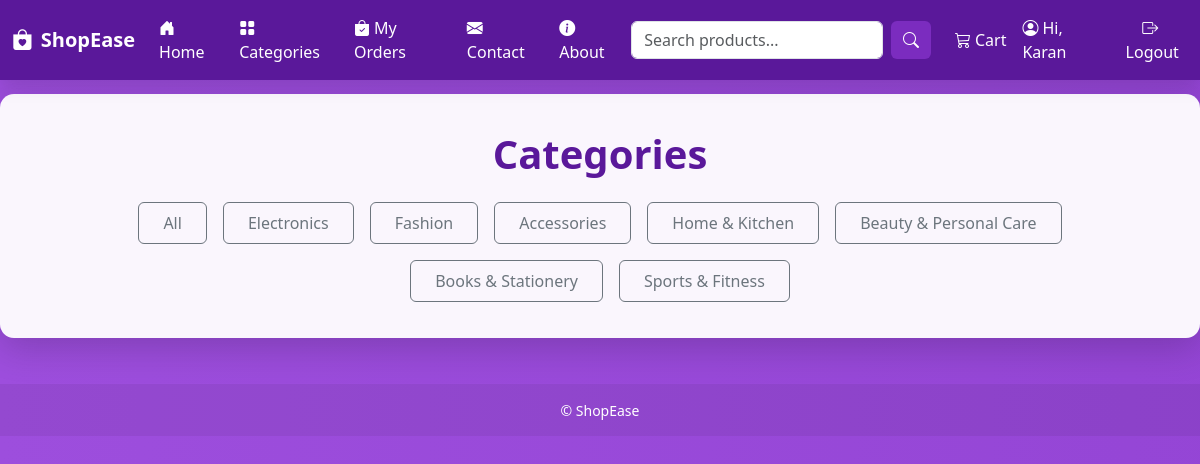
The page /categories/ (signed in) on the database its author committed.
### store/models.py (models this page shows, shortened)
class Category(models.Model):
    name = models.CharField(max_length=100)

### store/views.py (the view)
# urls.py: path('categories/', views.category_list, name='categories'),
def category_list(request):
    categories = Category.objects.all()
    return render(request, 'store/categories.html', {'categories': categories})

### store/context_processors.py (called while the page is built)
def categories_processor(request):
    return {'categories': Category.objects.all()}

### templates/store/categories.html (shortened to what this page needs)
{% extends "base.html" %}
{% block content %}
<div class="text-center mb-4">
  <h1 class="fw-bold" style="color: var(--purple-3);">Categories</h1>
</div>
<div class="d-flex flex-wrap justify-content-center gap-3">
  <a href="{% url 'store:product_list' %}" class="btn btn-outline-secondary px-4 py-2">
    All
  </a>
  {% for category in categories %}
    <a href="{% url 'store:products_by_category' category.id %}" class="btn btn-outline-secondary px-4 py-2">
      {{ category.name }}
    </a>
  {% empty %}
    <p class="text-muted">No categories available.</p>
  {% endfor %}
</div>
{% endblock %}

### templates/base.html (shortened to what this page needs)
{% load static %}
<!DOCTYPE html>
<html lang="en">
<head>
  <link href="https://cdn.jsdelivr.net/npm/bootstrap@5.3.0/dist/css/bootstrap.min.css" rel="stylesheet">
  <link rel="stylesheet" href="https://cdn.jsdelivr.net/npm/bootstrap-icons@1.11.3/font/bootstrap-icons.css">
</head>
<body>
  <nav class="navbar navbar-expand-lg fixed-top">
    <div class="container-fluid">
      <a class="navbar-brand fw-bold d-flex align-items-center gap-2" href="{% url 'store:product_list' %}">
        <i class="bi bi-bag-heart-fill"></i>
        ShopEase
      </a>
      <div class="collapse navbar-collapse" id="navbarNav">
        <ul class="navbar-nav me-auto mb-2 mb-lg-0">
          <li class="nav-item"><a class="nav-link" href="{% url 'store:product_list' %}"><i class="bi bi-house-door-fill me-1"></i>Home</a></li>
          <li class="nav-item"><a class="nav-link" href="{% url 'store:categories' %}"><i class="bi bi-grid-fill me-1"></i>Categories</a></li>
          <li class="nav-item"><a class="nav-link" href="{% url 'store:my_orders' %}"><i class="bi bi-bag-check-fill me-1"></i>My Orders</a></li>
          <li class="nav-item"><a class="nav-link" href="{% url 'store:contact' %}"><i class="bi bi-envelope-fill me-1"></i>Contact</a></li>
          <li class="nav-item"><a class="nav-link" href="{% url 'store:about' %}"><i class="bi bi-info-circle-fill me-1"></i>About</a></li>
        </ul>
        <form class="d-flex me-3" method="GET" action="{% url 'store:search' %}">
          <input class="form-control me-2" name="q" type="search" placeholder="Search products...">
          <button class="btn btn-purple" type="submit"><i class="bi bi-search"></i></button>
        </form>
        <ul class="navbar-nav d-flex align-items-center">
          <li class="nav-item">
            <a class="nav-link d-flex align-items-center gap-1" href="{% url 'store:cart' %}">
              <i class="bi bi-cart3"></i>
              Cart {% if request.session.cart %}({{ request.session.cart|length }}){% endif %}
            </a>
          </li>
          {% if user.is_authenticated %}
            <li class="nav-item"><span class="nav-link"><i class="bi bi-person-circle me-1"></i>Hi, {{ user.username }}</span></li>
            <li class="nav-item">
              <form method="post" action="{% url 'logout' %}">
                <button type="submit" class="btn btn-link nav-link text-white p-0"><i class="bi bi-box-arrow-right me-1"></i>Logout</button>
              </form>
            </li>
          {% else %}
            <li class="nav-item"><a class="nav-link" href="{% url 'login' %}"><i class="bi bi-box-arrow-in-right me-1"></i>Login</a></li>
            <li class="nav-item"><a class="nav-link" href="{% url 'signup' %}"><i class="bi bi-person-plus-fill me-1"></i>Signup</a></li>
          {% endif %}
        </ul>
      </div>
    </div>
  </nav>
  <main>
    <div class="page-container">
      {% block content %}
      {% endblock %}
    </div>
  </main>
  <footer>
    <div class="container">
      <small>&copy; ShopEase</small>
    </div>
  </footer>
</body>
</html>

### templates/base.html (style rules this page uses)
:root { --purple-1: #7b2cbf; --purple-2: #9d4edd; --purple-3: #5a189a; --white-card: rgba(255,255,255,0.95); }
html, body { height: 100%; margin: 0; }
body { background: linear-gradient(270deg, var(--purple-3), var(--purple-1), var(--purple-2)); background-size: 800% 800%; animation: gradientMove 12s ease infinite; font-family: "Poppins", system-ui, -apple-system, "Segoe UI", Roboto, "Helvetica Neue", Arial; color: #222; padding-top: 70px; }
.navbar { background-color: var(--purple-3) !important; box-shadow: 0 6px 18px rgba(0,0,0,0.12); }
.navbar .nav-link, .navbar .navbar-brand { color: #fff !important; }
.navbar-brand i { font-size: 1.3rem; color: #fff; }
.page-container { max-width: 1200px; margin: 24px auto; background: var(--white-card); border-radius: 14px; padding: 36px; box-shadow: 0 10px 36px rgba(0,0,0,0.18); }
.btn-purple { background-color: var(--purple-1); color: #fff; border: none; }
footer { margin-top: 46px; color: #fff; text-align: center; padding: 14px 0; background: rgba(0,0,0,0.06); }

### rows shown on the page
Category: name "Electronics"
Category: name "Fashion"
Category: name "Accessories"
Category: name "Home & Kitchen"
Category: name "Beauty & Personal Care"
Category: name "Books & Stationery"
Category: name "Sports & Fitness"

### other values the page prints
{{ user.username }} "Karan"
